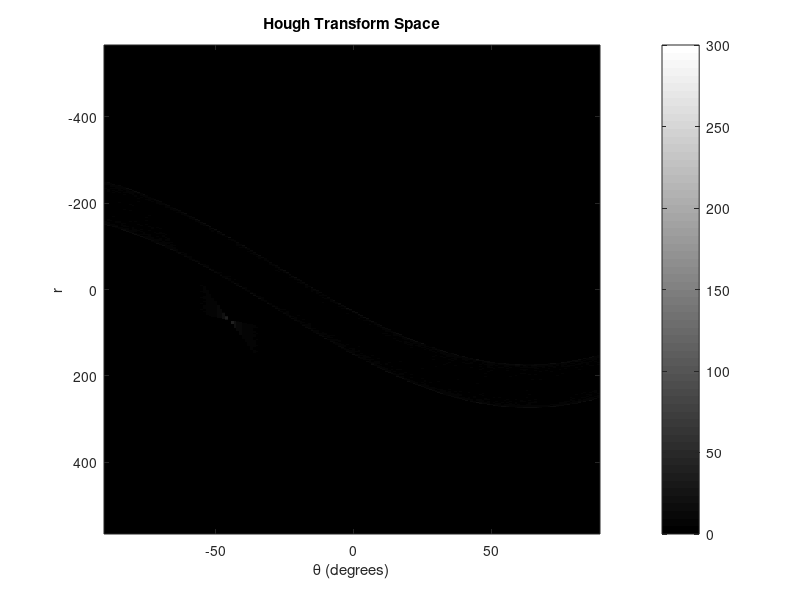

MATLAB code to generate this figure: (Note: a time limit stopped this script after it produced the figure.)
%Part 2
% Parameters
imageSize = [400, 400];
m = 1; % Slope of the line
b = -100; % Y-intercept of the line
circleCenter = [100, 200]; % Center of the circle
circleRadius = 50; % Radius of the circle

% Create empty image
image = false(imageSize);

% Generate line
for x = 1:imageSize(1)
    y = m*x + b;
    if y > 0 && y <= imageSize(2)
        image(round(y), x) = true;
    end
end

% Generate circle
theta = linspace(0, 2*pi, 360);
for i = 1:length(theta)
    x = round(circleCenter(1) + circleRadius*cos(theta(i)));
    y = round(circleCenter(2) + circleRadius*sin(theta(i)));
    if x > 0 && x <= imageSize(1) && y > 0 && y <= imageSize(2)
        image(y, x) = true;
    end
end

% Display the image
imshow(image);
title('Generated Binary Image with Line and Circle');

%Part 3
% Image dimensions
imageSize = [400, 400];
thetaRange = -90:1:89; % Degrees
rMax = hypot(imageSize(1), imageSize(2)); % Maximum distance from the origin to a corner
rRange = -rMax:1:rMax;
H = zeros(length(rRange), length(thetaRange)); % Hough accumulator array

[edgeY, edgeX] = find(image); % Assuming 'image' is the binary edge image

for i = 1:numel(edgeX)
    for theta = thetaRange
        r = edgeX(i) * cosd(theta) + edgeY(i) * sind(theta);
        rIndex = round(r + rMax) + 1;
        thetaIndex = theta + 91; % Adjusting index because theta starts at -90
        H(rIndex, thetaIndex) = H(rIndex, thetaIndex) + 1;
    end
end

[maxValue, linearIndex] = max(H(:));
[rIndex, thetaIndex] = ind2sub(size(H), linearIndex);
rDetected = rRange(rIndex);
thetaDetected = thetaRange(thetaIndex) - 91; % Adjust back to -90 to 89 range

mDetected = -cotd(thetaDetected);
bDetected = rDetected / sind(thetaDetected);

imagesc(thetaRange, rRange, H);
title('Hough Transform Space');
xlabel('\theta (degrees)');
ylabel('r');
colormap('hot');
colorbar;
saveas(gcf, 'HoughSpace.png');

%Print the detected line parameters
fprintf('Detected line: y = %.2fx + %.2f\n', mDetected, bDetected);
% Display the detected parameters in the command window
fprintf('Detected Line Parameters:\n');
fprintf('Theta (degrees): %.2f\n', thetaDetected);
fprintf('R: %.2f\n', rDetected);
fprintf('Slope (m): %.2f\n', mDetected);
fprintf('Y-intercept (b): %.2f\n', bDetected);


% Part 4
% Assuming imageSize is the size of your binary edge image
maxRadius = floor(hypot(imageSize(1), imageSize(2))/2); % Max radius
minRadius = 5; % Min radius for practical purposes
radii = minRadius:maxRadius;
HoughSpace = zeros(imageSize(1), imageSize(2), numel(radii));

[edgeY, edgeX] = find(image); % Edge pixels

for i = 1:length(edgeX)
    for rIndex = 1:length(radii)
        r = radii(rIndex);
        for theta = 0:360 % Complete circle
            x0 = round(edgeX(i) - r * cosd(theta));
            y0 = round(edgeY(i) - r * sind(theta));
            if x0 > 0 && x0 <= imageSize(1) && y0 > 0 && y0 <= imageSize(2)
                HoughSpace(y0, x0, rIndex) = HoughSpace(y0, x0, rIndex) + 1;
            end
        end
    end
end

[maxValue, linearIndex] = max(HoughSpace(:));
[y0Index, x0Index, rIndex] = ind2sub(size(HoughSpace), linearIndex);
detectedRadius = radii(rIndex);
detectedCenter = [x0Index, y0Index];

% Extract the 2D slice at the detected radius
slice = squeeze(HoughSpace(:,:,rIndex));
saveas(gcf, 'HoughSpace.png');

% Plot
figure;
imagesc(slice);
title(sprintf('Hough Space Slice for Radius = %d', detectedRadius));
xlabel('Center x-coordinate (x_0)');
ylabel('Center y-coordinate (y_0)');
colormap('jet');
colorbar;

%Save the figure

saveas(gcf, 'HoughSpaceSlice.png');


% Display the detected parameters in the command window
fprintf('Detected Circle Parameters:\n');
fprintf('Center: (%d, %d)\n', detectedCenter(1), detectedCenter(2));
fprintf('Radius: %d\n', detectedRadius);
%Display the maximum value in the Hough Space
fprintf('Maximum value in Hough Space: %d\n', maxValue);
